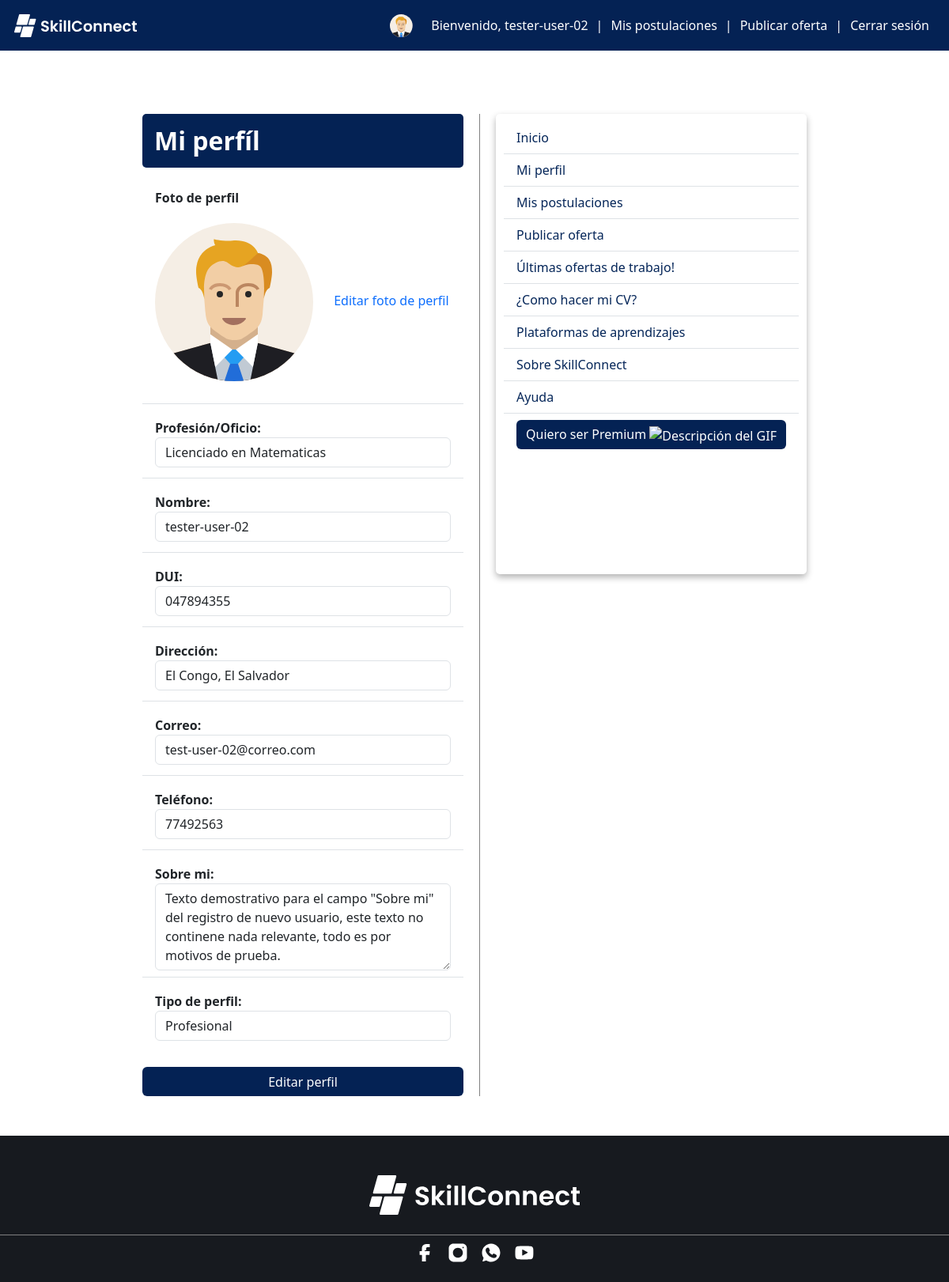
Screenshot of /miperfil.php (signed in) with the database file from the repository.
### tables this page shows
CREATE TABLE `usuarios` (
  `id` int(11) NOT NULL,
  `nombre` varchar(100) NOT NULL,
  `profesion` varchar(255) NOT NULL,
  `dui` varchar(20) NOT NULL,
  `telefono` varchar(20) NOT NULL,
  `direccion` varchar(255) NOT NULL,
  `about` text DEFAULT NULL,
  `correo` varchar(100) NOT NULL,
  `contrasena` varchar(255) NOT NULL,
  `rol` enum('Profesional','Usuario') DEFAULT 'Usuario',
  `fecha_registro` timestamp NOT NULL DEFAULT current_timestamp()
);

### miperfil.php (the view, shortened to what this page needs)
<?php
    include 'config.php';
    $usuario_id = $_SESSION['usuario_id'];
    try {
        $stmt = $conn->prepare("SELECT * FROM usuarios WHERE id = :id");
        $stmt->bindParam(':id', $usuario_id, PDO::PARAM_INT);
        $stmt->execute();
        $usuario = $stmt->fetch(PDO::FETCH_ASSOC);
        if ($usuario) {
            $nombre = $usuario['nombre'];
            $dui = $usuario['dui'];
            $correo = $usuario['correo'];
            $profesion = $usuario['profesion'];
            $telefono = $usuario['telefono'];
            $direccion = $usuario['direccion'];
            $about = $usuario['about'];
            $rol = $usuario['rol'];
        } else {
            echo "Usuario no encontrado.";
        }
    } catch (PDOException $e) {
        echo "Error: " . $e->getMessage();
    }
?>
<!DOCTYPE html>
<html lang="en">
<head>
    <link href="https://cdn.jsdelivr.net/npm/bootstrap@5.3.2/dist/css/bootstrap.min.css" rel="stylesheet">
    <link rel="stylesheet" href="./css/miestilo.css">
</head>
<body>
    <?php include 'include/header.php'; ?>
    <div class="contenedor-perfil">
        <div class="div-perfil">
            <div class="div-perfil-izq">
                <h2><strong>Mi perfíl</strong></h2>
                <ul class="list-group list-group-flush">
                    <li class="list-group-item">
                        <strong>Foto de perfil<br>
                        <img src="./img/svg/user-man.svg" alt=""></strong>
                        <a href="">Editar foto de perfil</a>
                    </li>
                    <li class="list-group-item"><strong>Profesión/Oficio: </strong><input class="form-control" value="<?php echo $profesion?>" readonly></li>
                    <li class="list-group-item"><strong>Nombre: </strong><input class="form-control" value="<?php echo $nombre?>" readonly></li>
                    <li class="list-group-item"><strong>DUI: </strong><input class="form-control" value="<?php echo $dui?>" readonly></li>
                    <li class="list-group-item"><strong>Dirección: </strong><input class="form-control" value="<?php echo $direccion ?>" readonly></li>
                    <li class="list-group-item"><strong>Correo: </strong><input class="form-control" value="<?php echo $correo?>" readonly></li>
                    <li class="list-group-item"><strong>Teléfono: </strong><input class="form-control" value="<?php echo $telefono ?>" readonly></li>
                    <li class="list-group-item">
                        <strong>Sobre mi:<br></strong>
                        <textarea name="" id="" class="form-control" rows="4" value="" readonly><?php echo $about ?></textarea>
                    </li>
                    <li class="list-group-item"><strong>Tipo de perfil: </strong><input class="form-control" value="<?php echo $rol ?>" readonly></li>
                </ul>
                <div class="perfil-contenedor-btn">
                    <button class="btn btn-primary" id="miboton">Editar perfil</button>
                </div>
            </div>
            <?php include 'include/menu_lateral.php'; ?>
        </div>
    </div>
</body>
<?php include 'include/footer.php'; ?>
</html>

### css/miestilo.css (style rules this page uses)
a { text-decoration: none; }
body { background-color: rgb(255, 255, 255); display: flex; flex-direction: column; }
h2 { background-color: #042254; color: white; padding: 15px 15px; border-radius: 5px; }
.contenedor-perfil { display: flex; justify-content: center; margin-top: 64px; padding-top: 80px; }
.div-perfil { display: flex; flex-wrap: wrap; justify-content: center; width: 70%; }
.div-perfil h2 { width: 100%; }
.div-perfil-izq { flex-grow: 1; }
.div-perfil-izq ul li { margin-top: 10px; }
.div-perfil-izq ul li input { margin-bottom: 5px; }
.div-perfil-izq ul li img { height: 200px; margin: 20px 20px 20px 0px; }
.perfil-contenedor-btn { display: flex; width: 100%; margin-top: 20px; justify-content: end; }
#miboton { background-color: #042254; border: none; color: white; height: 37px; width: 100%; }

### rows the page displays
usuarios: profesion "Licenciado en Matematicas", nombre "tester-user-02", dui "047894355", direccion "El Congo, El Salvador", correo "test-user-02@correo.com", telefono "77492563", about "Texto demostrativo para el campo \"Sobre mi\" del registro de nuevo usuario, este texto no continene nada relevante, todo es por motivos de prueba.", rol "Profesional"

### other values shown
$nombre_usuario "tester-user-02"
